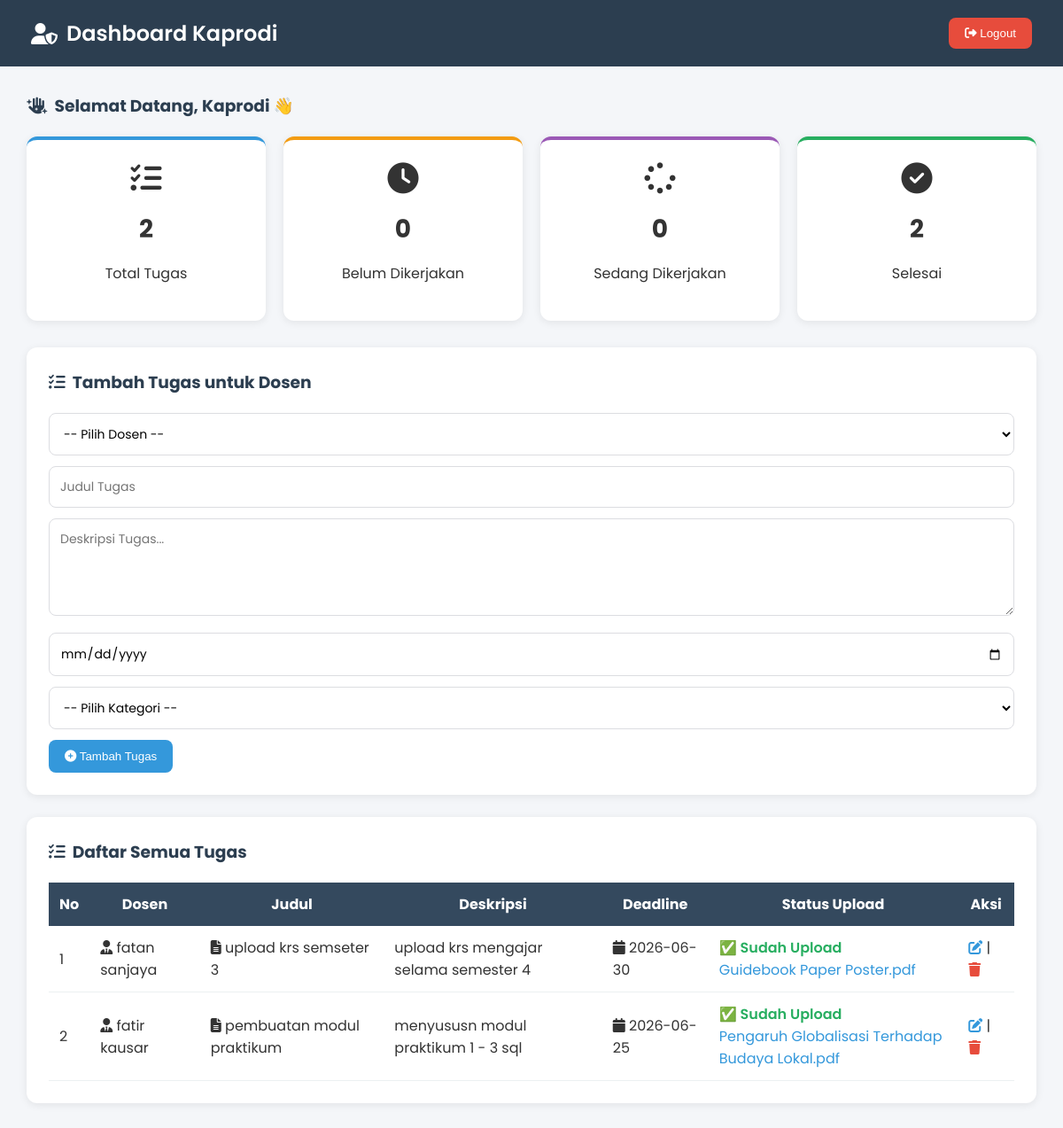
The page /Project_sql/kaprodi_dashboard.php (signed in) on the database its author committed.
### tables this page shows
CREATE TABLE `tugas` (
  `id` int(11) NOT NULL,
  `dosen_id` int(11) NOT NULL,
  `nama_dosen` varchar(100) NOT NULL,
  `judul` varchar(200) NOT NULL,
  `deskripsi` text NOT NULL,
  `deadline` date NOT NULL,
  `file_upload` varchar(200) DEFAULT NULL,
  `created_at` datetime DEFAULT current_timestamp(),
  `id_kategori` int(11) DEFAULT NULL,
  `id_status` int(11) DEFAULT NULL
);

### Project_sql/kaprodi_dashboard.php (the view, shortened to what this page needs)
<?php
include 'config/koneksi.php';
$total_tugas = mysqli_num_rows(mysqli_query($koneksi, "SELECT * FROM tugas"));
$belum = mysqli_num_rows(mysqli_query($koneksi,
"SELECT * FROM tugas WHERE id_status='1'"));
$sedang = mysqli_num_rows(mysqli_query($koneksi,
"SELECT * FROM tugas WHERE id_status='2'"));
$selesai = mysqli_num_rows(mysqli_query($koneksi,
"SELECT * FROM tugas WHERE id_status='3'"));
?>
<!DOCTYPE html>
<html lang="id">
<head>
<link rel="stylesheet" href="https://cdnjs.cloudflare.com/ajax/libs/font-awesome/6.4.0/css/all.min.css">
</head>
<body>
<header>
    <h2><i class="fas fa-user-shield"></i> Dashboard Kaprodi</h2>
    <form action="logout.php" method="POST" style="margin:0;">
        <button class="logout-btn" type="submit"><i class="fas fa-sign-out-alt"></i> Logout</button>
    </form>
</header>
<main>
    <h3><i class="fas fa-hand-sparkles"></i> Selamat Datang, <?= $_SESSION['nama']; ?> 👋</h3>
    <div class="stats-container">
    <div class="stat-card total">
        <i class="fas fa-tasks"></i>
        <h2><?= $total_tugas ?></h2>
        <p>Total Tugas</p>
    </div>
    <div class="stat-card belum">
        <i class="fas fa-clock"></i>
        <h2><?= $belum ?></h2>
        <p>Belum Dikerjakan</p>
    </div>
    <div class="stat-card sedang">
        <i class="fas fa-spinner"></i>
        <h2><?= $sedang ?></h2>
        <p>Sedang Dikerjakan</p>
    </div>
    <div class="stat-card selesai">
        <i class="fas fa-check-circle"></i>
        <h2><?= $selesai ?></h2>
        <p>Selesai</p>
    </div>
</div>
    <div class="form-container">
        <h3><i class="fas fa-tasks"></i> Tambah Tugas untuk Dosen</h3>
        <form method="POST">
            <select name="dosen_id" required>
                <option value="">-- Pilih Dosen --</option>
            </select>
            <input type="text" name="judul" placeholder="Judul Tugas" required>
        <textarea name="deskripsi" rows="4" placeholder="Deskripsi Tugas..." required></textarea>
        <input type="date" name="deadline" required>
    <select name="id_kategori" required>
        <option value="">-- Pilih Kategori --</option>
    </select>
    <button type="submit" name="tambah">
        <i class="fas fa-plus-circle"></i> Tambah Tugas
    </button>
        </form>
    </div>
    <div class="table-container">
        <h3><i class="fas fa-list-check"></i> Daftar Semua Tugas</h3>
        <table>
            <tr>
                <th>No</th>
                <th>Dosen</th>
                <th>Judul</th>
                <th>Deskripsi</th>
                <th>Deadline</th>
                <th>Status Upload</th>
                <th>Aksi</th>
            </tr>
            <?php
            $no=1;
            $q = mysqli_query($koneksi,"SELECT * FROM tugas ORDER BY id DESC");
            if(mysqli_num_rows($q)>0){
                while($row=mysqli_fetch_assoc($q)){
                    echo "<tr>
                    <td>".$no++."</td>
                    <td><i class='fas fa-user-tie'></i> ".$row['nama_dosen']."</td>
                    <td><i class='fas fa-file-alt'></i> ".$row['judul']."</td>
                    <td>".$row['deskripsi']."</td>
                    <td><i class='fas fa-calendar'></i> ".$row['deadline']."</td>
                    <td>";
                    if($row['file_upload']){
                        echo "<span class='notif'>✅ Sudah Upload</span><br><a href='uploads/".$row['file_upload']."' target='_blank'>".$row['file_upload']."</a>";
                    }else{
                        echo "<span class='notif-belum'>⏳ Belum Upload</span>";
                    }
                    echo "</td>
                    <td>
                        <a href='#' onclick='editTugas(".$row['id'].",".$row['dosen_id'].",`".$row['judul']."`,`".$row['deskripsi']."`,`".$row['deadline']."`)'><i class='fas fa-edit'></i></a> |
                        <a href='?hapus=".$row['id']."' class='hapus-btn' onclick='return confirm(\"Hapus tugas ini?\")'><i class='fas fa-trash'></i></a>
                    </td>
                    </tr>";
                }
            } else {
                echo "<tr><td colspan='7' style='text-align:center;'>Belum ada tugas</td></tr>";
            }
            ?>
        </table>
    </div>
</main>
</body>
</html>

### Project_sql/kaprodi_dashboard.php (style rules this page uses)
body { font-family: 'Poppins', sans-serif; background: #f4f6f9; color: #333; margin: 0; padding: 0; min-height: 100vh; }
header { background: #2c3e50; color: white; padding: 20px 35px; display: flex; justify-content: space-between; align-items: center; }
header h2 { margin: 0; display: flex; align-items: center; gap: 10px; font-weight: 600; }
.logout-btn { background: #e74c3c; color: white; border: none; padding: 10px 18px; border-radius: 8px; cursor: pointer; font-weight: 500; transition: 0.3s; }
main { padding: 30px; }
.form-container, .table-container { background: white; border-radius: 12px; padding: 25px; margin-bottom: 25px; box-shadow: 0 2px 10px rgba(0,0,0,0.08); }
h3 { margin-top: 0; margin-bottom: 20px; color: #2c3e50; display: flex; align-items: center; gap: 8px; }
input, textarea, select { width: 100%; padding: 12px; margin-bottom: 12px; border: 1px solid #dcdde1; border-radius: 8px; box-sizing: border-box; font-family: inherit; font-size: 14px; background: white; }
button { background: #3498db; color: white; border: none; padding: 11px 18px; border-radius: 8px; cursor: pointer; font-weight: 500; transition: 0.3s; }
table { width: 100%; border-collapse: collapse; }
th { background: #34495e; color: white; padding: 12px; }
td { padding: 12px; border-bottom: 1px solid #ecf0f1; }
a { color: #3498db; text-decoration: none; }
.hapus-btn { color: #e74c3c; font-weight: 600; }
.notif { color: #27ae60; font-weight: 600; }
.stats-container { display:grid; grid-template-columns:repeat(auto-fit,minmax(220px,1fr)); gap:20px; margin-bottom:30px; }
.stat-card { background:white; padding:25px; border-radius:12px; text-align:center; box-shadow:0 2px 10px rgba(0,0,0,0.08); }
.stat-card i { font-size:35px; margin-bottom:10px; }
.stat-card h2 { margin:10px 0; font-size:28px; }
.stat-card.total { border-top:4px solid #3498db; }
.stat-card.belum { border-top:4px solid #f39c12; }
.stat-card.sedang { border-top:4px solid #9b59b6; }
.stat-card.selesai { border-top:4px solid #27ae60; }

### rows shown on the page
tugas: nama_dosen "fatan sanjaya", judul "upload krs semseter 3", deskripsi "upload krs mengajar selama semester 4", deadline "2026-06-30", file_upload "Guidebook Paper Poster.pdf"
tugas: nama_dosen "fatir kausar", judul "pembuatan modul praktikum", deskripsi "menyususn modul praktikum 1 - 3 sql", deadline "2026-06-25", file_upload "Pengaruh Globalisasi Terhadap Budaya Lokal.pdf"

### other values the page prints
$_SESSION['nama'] "Kaprodi"
$total_tugas "2"
$belum "0"
$sedang "0"
$selesai "2"
